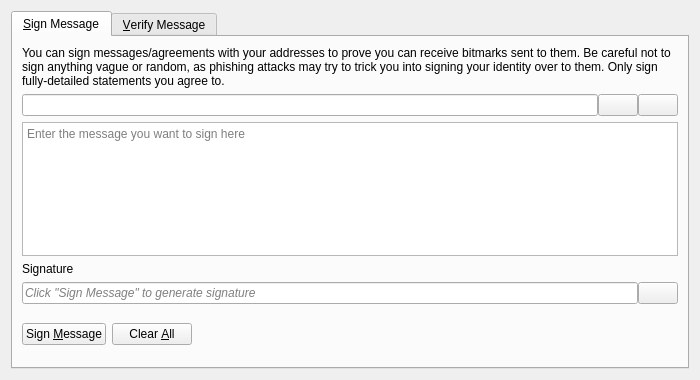
<?xml version="1.0" encoding="UTF-8"?>
<ui version="4.0">
 <class>SignVerifyMessageDialog</class>
 <widget class="QDialog" name="SignVerifyMessageDialog">
  <property name="geometry">
   <rect>
    <x>0</x>
    <y>0</y>
    <width>700</width>
    <height>380</height>
   </rect>
  </property>
  <property name="windowTitle">
   <string>Signatures - Sign / Verify a Message</string>
  </property>
  <property name="modal">
   <bool>true</bool>
  </property>
  <layout class="QVBoxLayout" name="verticalLayout">
   <item>
    <widget class="QTabWidget" name="tabWidget">
     <property name="currentIndex">
      <number>0</number>
     </property>
     <widget class="QWidget" name="tabSignMessage">
      <attribute name="title">
       <string>&amp;Sign Message</string>
      </attribute>
      <layout class="QVBoxLayout" name="verticalLayout_SM">
       <item>
        <widget class="QLabel" name="infoLabel_SM">
         <property name="text">
          <string>You can sign messages/agreements with your addresses to prove you can receive bitmarks sent to them. Be careful not to sign anything vague or random, as phishing attacks may try to trick you into signing your identity over to them. Only sign fully-detailed statements you agree to.</string>
         </property>
         <property name="textFormat">
          <enum>Qt::PlainText</enum>
         </property>
         <property name="wordWrap">
          <bool>true</bool>
         </property>
        </widget>
       </item>
       <item>
        <layout class="QHBoxLayout" name="horizontalLayout_1_SM">
         <property name="spacing">
          <number>0</number>
         </property>
         <item>
          <widget class="QValidatedLineEdit" name="addressIn_SM">
           <property name="toolTip">
            <string>The Bitmark address to sign the message with</string>
           </property>
          </widget>
         </item>
         <item>
          <widget class="QPushButton" name="addressBookButton_SM">
           <property name="toolTip">
            <string>Choose previously used address</string>
           </property>
           <property name="text">
            <string/>
           </property>
           <property name="icon">
            <iconset resource="../bitcoin.qrc">
             <normaloff>:/icons/address-book</normaloff>:/icons/address-book</iconset>
           </property>
           <property name="shortcut">
            <string>Alt+A</string>
           </property>
           <property name="autoDefault">
            <bool>false</bool>
           </property>
          </widget>
         </item>
         <item>
          <widget class="QPushButton" name="pasteButton_SM">
           <property name="toolTip">
            <string>Paste address from clipboard</string>
           </property>
           <property name="text">
            <string/>
           </property>
           <property name="icon">
            <iconset resource="../bitcoin.qrc">
             <normaloff>:/icons/editpaste</normaloff>:/icons/editpaste</iconset>
           </property>
           <property name="shortcut">
            <string>Alt+P</string>
           </property>
           <property name="autoDefault">
            <bool>false</bool>
           </property>
          </widget>
         </item>
        </layout>
       </item>
       <item>
        <widget class="QPlainTextEdit" name="messageIn_SM">
         <property name="toolTip">
          <string>Enter the message you want to sign here</string>
         </property>
         <property name="placeholderText">
          <string>Enter the message you want to sign here</string>
         </property>
        </widget>
       </item>
       <item>
        <widget class="QLabel" name="signatureLabel_SM">
         <property name="text">
          <string>Signature</string>
         </property>
         <property name="textFormat">
          <enum>Qt::PlainText</enum>
         </property>
        </widget>
       </item>
       <item>
        <layout class="QHBoxLayout" name="horizontalLayout_2_SM">
         <property name="spacing">
          <number>0</number>
         </property>
         <item>
          <widget class="QLineEdit" name="signatureOut_SM">
           <property name="placeholderText">
            <string>Click "Sign Message" to generate signature</string>
           </property>
           <property name="font">
            <font>
             <italic>true</italic>
            </font>
           </property>
           <property name="readOnly">
            <bool>true</bool>
           </property>
          </widget>
         </item>
         <item>
          <widget class="QPushButton" name="copySignatureButton_SM">
           <property name="toolTip">
            <string>Copy the current signature to the system clipboard</string>
           </property>
           <property name="text">
            <string/>
           </property>
           <property name="icon">
            <iconset resource="../bitcoin.qrc">
             <normaloff>:/icons/editcopy</normaloff>:/icons/editcopy</iconset>
           </property>
           <property name="autoDefault">
            <bool>false</bool>
           </property>
          </widget>
         </item>
        </layout>
       </item>
       <item>
        <layout class="QHBoxLayout" name="horizontalLayout_3_SM">
         <item>
          <widget class="QPushButton" name="signMessageButton_SM">
           <property name="toolTip">
            <string>Sign the message to prove you own this Bitmark address</string>
           </property>
           <property name="text">
            <string>Sign &amp;Message</string>
           </property>
           <property name="icon">
            <iconset resource="../bitcoin.qrc">
             <normaloff>:/icons/edit</normaloff>:/icons/edit</iconset>
           </property>
           <property name="autoDefault">
            <bool>false</bool>
           </property>
          </widget>
         </item>
         <item>
          <widget class="QPushButton" name="clearButton_SM">
           <property name="toolTip">
            <string>Reset all sign message fields</string>
           </property>
           <property name="text">
            <string>Clear &amp;All</string>
           </property>
           <property name="icon">
            <iconset resource="../bitcoin.qrc">
             <normaloff>:/icons/remove</normaloff>:/icons/remove</iconset>
           </property>
           <property name="autoDefault">
            <bool>false</bool>
           </property>
          </widget>
         </item>
         <item>
          <spacer name="horizontalSpacer_1_SM">
           <property name="orientation">
            <enum>Qt::Horizontal</enum>
           </property>
           <property name="sizeHint" stdset="0">
            <size>
             <width>40</width>
             <height>48</height>
            </size>
           </property>
          </spacer>
         </item>
         <item>
          <widget class="QLabel" name="statusLabel_SM">
           <property name="font">
            <font>
             <weight>75</weight>
             <bold>true</bold>
            </font>
           </property>
           <property name="text">
            <string/>
           </property>
           <property name="wordWrap">
            <bool>true</bool>
           </property>
          </widget>
         </item>
         <item>
          <spacer name="horizontalSpacer_2_SM">
           <property name="orientation">
            <enum>Qt::Horizontal</enum>
           </property>
           <property name="sizeHint" stdset="0">
            <size>
             <width>40</width>
             <height>48</height>
            </size>
           </property>
          </spacer>
         </item>
        </layout>
       </item>
      </layout>
     </widget>
     <widget class="QWidget" name="tabVerifyMessage">
      <attribute name="title">
       <string>&amp;Verify Message</string>
      </attribute>
      <layout class="QVBoxLayout" name="verticalLayout_VM">
       <item>
        <widget class="QLabel" name="infoLabel_VM">
         <property name="text">
          <string>Enter the receiver's address, message (ensure you copy line breaks, spaces, tabs, etc. exactly) and signature below to verify the message. Be careful not to read more into the signature than what is in the signed message itself, to avoid being tricked by a man-in-the-middle attack. Note that this only proves the signing party receives with the address, it cannot prove sendership of any transaction!</string>
         </property>
         <property name="textFormat">
          <enum>Qt::PlainText</enum>
         </property>
         <property name="alignment">
          <set>Qt::AlignLeading|Qt::AlignLeft|Qt::AlignTop</set>
         </property>
         <property name="wordWrap">
          <bool>true</bool>
         </property>
        </widget>
       </item>
       <item>
        <layout class="QHBoxLayout" name="horizontalLayout_1_VM">
         <property name="spacing">
          <number>0</number>
         </property>
         <item>
          <widget class="QValidatedLineEdit" name="addressIn_VM">
           <property name="toolTip">
            <string>The Bitmark address the message was signed with</string>
           </property>
          </widget>
         </item>
         <item>
          <widget class="QPushButton" name="addressBookButton_VM">
           <property name="toolTip">
            <string>Choose previously used address</string>
           </property>
           <property name="text">
            <string/>
           </property>
           <property name="icon">
            <iconset resource="../bitcoin.qrc">
             <normaloff>:/icons/address-book</normaloff>:/icons/address-book</iconset>
           </property>
           <property name="shortcut">
            <string>Alt+A</string>
           </property>
           <property name="autoDefault">
            <bool>false</bool>
           </property>
          </widget>
         </item>
        </layout>
       </item>
       <item>
        <widget class="QPlainTextEdit" name="messageIn_VM">
          <property name="toolTip">
            <string>The signed message to verify</string>
          </property>
          <property name="placeholderText">
            <string>The signed message to verify</string>
          </property>
        </widget>
       </item>
       <item>
        <widget class="QValidatedLineEdit" name="signatureIn_VM">
          <property name="toolTip">
            <string>The signature given when the message was signed</string>
          </property>
          <property name="placeholderText">
            <string>The signature given when the message was signed</string>
          </property>
        </widget>
       </item>
       <item>
        <layout class="QHBoxLayout" name="horizontalLayout_2_VM">
         <item>
          <widget class="QPushButton" name="verifyMessageButton_VM">
           <property name="toolTip">
            <string>Verify the message to ensure it was signed with the specified Bitmark address</string>
           </property>
           <property name="text">
            <string>Verify &amp;Message</string>
           </property>
           <property name="icon">
            <iconset resource="../bitcoin.qrc">
             <normaloff>:/icons/transaction_0</normaloff>:/icons/transaction_0</iconset>
           </property>
           <property name="autoDefault">
            <bool>false</bool>
           </property>
          </widget>
         </item>
         <item>
          <widget class="QPushButton" name="clearButton_VM">
           <property name="toolTip">
            <string>Reset all verify message fields</string>
           </property>
           <property name="text">
            <string>Clear &amp;All</string>
           </property>
           <property name="icon">
            <iconset resource="../bitcoin.qrc">
             <normaloff>:/icons/remove</normaloff>:/icons/remove</iconset>
           </property>
           <property name="autoDefault">
            <bool>false</bool>
           </property>
          </widget>
         </item>
         <item>
          <spacer name="horizontalSpacer_1_VM">
           <property name="orientation">
            <enum>Qt::Horizontal</enum>
           </property>
           <property name="sizeHint" stdset="0">
            <size>
             <width>40</width>
             <height>48</height>
            </size>
           </property>
          </spacer>
         </item>
         <item>
          <widget class="QLabel" name="statusLabel_VM">
           <property name="font">
            <font>
             <weight>75</weight>
             <bold>true</bold>
            </font>
           </property>
           <property name="text">
            <string/>
           </property>
           <property name="wordWrap">
            <bool>true</bool>
           </property>
          </widget>
         </item>
         <item>
          <spacer name="horizontalSpacer_2_VM">
           <property name="orientation">
            <enum>Qt::Horizontal</enum>
           </property>
           <property name="sizeHint" stdset="0">
            <size>
             <width>40</width>
             <height>48</height>
            </size>
           </property>
          </spacer>
         </item>
        </layout>
       </item>
      </layout>
     </widget>
    </widget>
   </item>
  </layout>
 </widget>
 <customwidgets>
  <customwidget>
   <class>QValidatedLineEdit</class>
   <extends>QLineEdit</extends>
   <header>qt/qvalidatedlineedit.h</header>
  </customwidget>
 </customwidgets>
 <resources>
  <include location="../bitcoin.qrc"/>
 </resources>
 <connections/>
</ui>
